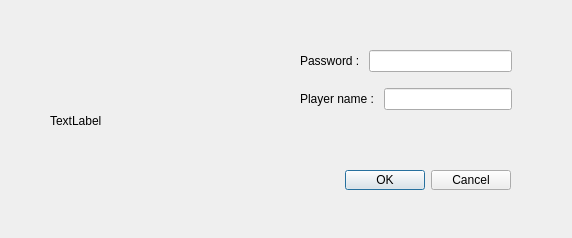
<?xml version="1.0" encoding="UTF-8"?>
<ui version="4.0">
 <class>DialogCreatePlayer</class>
 <widget class="QDialog" name="DialogCreatePlayer">
  <property name="geometry">
   <rect>
    <x>0</x>
    <y>0</y>
    <width>572</width>
    <height>238</height>
   </rect>
  </property>
  <property name="windowTitle">
   <string>Dialog</string>
  </property>
  <widget class="QDialogButtonBox" name="buttonBox">
   <property name="geometry">
    <rect>
     <x>340</x>
     <y>170</y>
     <width>171</width>
     <height>20</height>
    </rect>
   </property>
   <property name="orientation">
    <enum>Qt::Horizontal</enum>
   </property>
   <property name="standardButtons">
    <set>QDialogButtonBox::Cancel|QDialogButtonBox::Ok</set>
   </property>
  </widget>
  <widget class="QLabel" name="pic">
   <property name="geometry">
    <rect>
     <x>50</x>
     <y>20</y>
     <width>201</width>
     <height>201</height>
    </rect>
   </property>
   <property name="text">
    <string>TextLabel</string>
   </property>
  </widget>
  <widget class="QWidget" name="">
   <property name="geometry">
    <rect>
     <x>300</x>
     <y>40</y>
     <width>212</width>
     <height>81</height>
    </rect>
   </property>
   <layout class="QVBoxLayout" name="verticalLayout">
    <item>
     <layout class="QHBoxLayout" name="horizontalLayout_2">
      <item>
       <widget class="QLabel" name="label_2">
        <property name="text">
         <string>Password : </string>
        </property>
        <property name="scaledContents">
         <bool>false</bool>
        </property>
       </widget>
      </item>
      <item>
       <widget class="QLineEdit" name="lineEditPWD"/>
      </item>
     </layout>
    </item>
    <item>
     <layout class="QHBoxLayout" name="horizontalLayout">
      <item>
       <widget class="QLabel" name="label">
        <property name="text">
         <string>Player name : </string>
        </property>
        <property name="scaledContents">
         <bool>false</bool>
        </property>
       </widget>
      </item>
      <item>
       <widget class="QLineEdit" name="lineEditPlayerName"/>
      </item>
     </layout>
    </item>
   </layout>
  </widget>
 </widget>
 <resources/>
 <connections/>
</ui>
